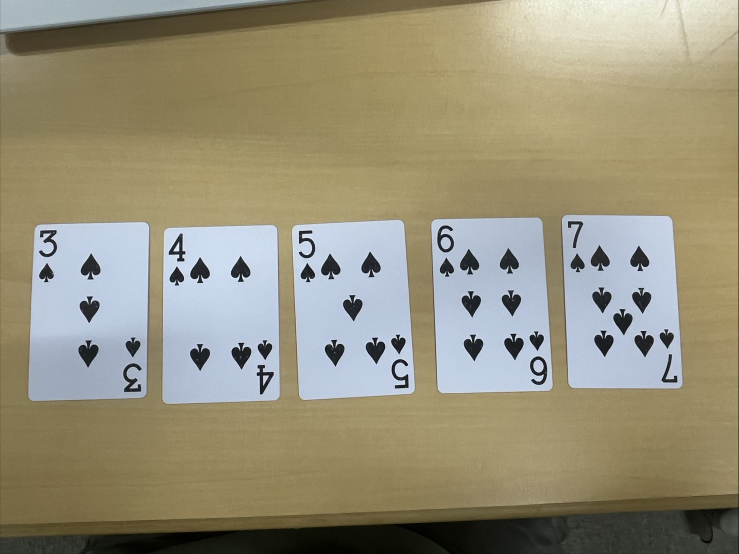
#> input picture cardproject/input_images/5card.jpg, 1478 x 1108 px (shown at 1/2 size)
$ python -i card_splitter.py   (imports and definitions only)
#> lines starting #> are read from the running program, lines starting #| are printed output that depends on the picture; after the words box and inside, x2 and y2 are one past the last pixel; in counts of white or black regions, pixels touching at a corner belong together
#> further down, picture is the input picture: shape (1108, 1478, 3); mean B, G, R 122, 144.8, 150.9
"""Multi-card detection and perspective correction.

Ported verbatim (algorithm unchanged) from the uploaded ``card_splitter_first.py``
research script. The only change is that ``process_image`` now works on an
in-memory BGR image array and returns the cropped card images as arrays, instead
of reading from / writing to disk. The detection logic (``detect_card_regions``,
``warp_card``) is identical to the original.
"""

from __future__ import annotations

import cv2
import numpy as np

# Output size of each straightened card crop.
#
# This must match the rank model's normalisation size (CARD_WIDTH/CARD_HEIGHT in
# _rank_pipeline.py = 600x900). The splitter used to emit 256x392 — a display
# size inherited from card_splitter_first.py — which the rank pipeline then
# stretched back up to 600x900. That threw away more than half the pixels of
# the rank glyph before the HOG features were computed. Cropping straight to
# the model's own size keeps the digits at the resolution the model was
# trained on.
CARD_W = 600
CARD_H = 900
PADDING_RATIO = 0.06


def order_points(pts: np.ndarray) -> np.ndarray:
    """Order 4 points as top-left, top-right, bottom-right, bottom-left."""
    pts = np.array(pts, dtype=np.float32)

    rect = np.zeros((4, 2), dtype=np.float32)

    s = pts.sum(axis=1)
    diff = np.diff(pts, axis=1).reshape(-1)

    rect[0] = pts[np.argmin(s)]       # top-left
    rect[2] = pts[np.argmax(s)]       # bottom-right
    rect[1] = pts[np.argmin(diff)]    # top-right
    rect[3] = pts[np.argmax(diff)]    # bottom-left

    return rect


def expand_box(box: np.ndarray, ratio: float = PADDING_RATIO) -> np.ndarray:
    """Grow the quad outward from its centre to add a small margin."""
    box = np.array(box, dtype=np.float32)
    center = np.mean(box, axis=0)
    expanded = center + (box - center) * (1.0 + ratio)
    return expanded


def warp_card(image: np.ndarray, box: np.ndarray,
              output_size: tuple[int, int] = (CARD_W, CARD_H)) -> np.ndarray:
    """Perspective-correct a (possibly rotated) card quad to a portrait crop."""
    rect = expand_box(order_points(box))

    tl, tr, br, bl = rect

    width_top = np.linalg.norm(tr - tl)
    width_bottom = np.linalg.norm(br - bl)
    height_right = np.linalg.norm(br - tr)
    height_left = np.linalg.norm(bl - tl)

    warp_w = max(int(max(width_top, width_bottom)), 1)
    warp_h = max(int(max(height_right, height_left)), 1)

    dst = np.array([
        [0, 0],
        [warp_w - 1, 0],
        [warp_w - 1, warp_h - 1],
        [0, warp_h - 1],
    ], dtype=np.float32)

    matrix = cv2.getPerspectiveTransform(rect, dst)
    warped = cv2.warpPerspective(image, matrix, (warp_w, warp_h))

    # If landscape, rotate to portrait.
    if warped.shape[1] > warped.shape[0]:
        warped = cv2.rotate(warped, cv2.ROTATE_90_CLOCKWISE)

    # INTER_AREA when shrinking (best for downscaling), INTER_CUBIC when the
    # card occupied fewer pixels than the target and has to be enlarged.
    shrinking = warped.shape[1] > output_size[0]
    warped = cv2.resize(
        warped,
        output_size,
        interpolation=cv2.INTER_AREA if shrinking else cv2.INTER_CUBIC,
    )
    return warped


def xyxy_from_box(box: np.ndarray) -> np.ndarray:
    x, y, w, h = cv2.boundingRect(box.astype(np.int32))
    return np.array([x, y, x + w, y + h], dtype=np.float32)


def bbox_iou(box_a: np.ndarray, box_b: np.ndarray) -> float:
    a = xyxy_from_box(box_a)
    b = xyxy_from_box(box_b)

    x1 = max(a[0], b[0])
    y1 = max(a[1], b[1])
    x2 = min(a[2], b[2])
    y2 = min(a[3], b[3])

    inter_w = max(0, x2 - x1)
    inter_h = max(0, y2 - y1)
    inter_area = inter_w * inter_h

    area_a = max(0, a[2] - a[0]) * max(0, a[3] - a[1])
    area_b = max(0, b[2] - b[0]) * max(0, b[3] - b[1])

    union = area_a + area_b - inter_area
    if union <= 0:
        return 0.0
    return float(inter_area / union)


def non_max_suppression(candidates: list[dict], iou_threshold: float = 0.3) -> list[dict]:
    selected: list[dict] = []
    for cand in candidates:
        keep = True
        for sel in selected:
            if bbox_iou(cand["box"], sel["box"]) > iou_threshold:
                keep = False
                break
        if keep:
            selected.append(cand)
    return selected


def detect_card_regions(
    image: np.ndarray, num_cards: int | None = None
) -> tuple[list[dict], np.ndarray]:
    """Detect card-shaped quads in a BGR image. Candidates are sorted left → right.

    ``num_cards`` reproduces ``card_splitter_first.py`` exactly: the N largest
    candidates are kept and everything else is discarded. Leaving it None keeps
    every candidate at least 30% of the largest one's area, which is only safe
    when nothing else card-shaped can be in frame.

    NOTE: the uploaded script contained a bug where this 30% filter was computed
    into ``selected`` and then immediately overwritten by
    ``selected = sorted(candidates, ...)`` — dropping the filter and returning
    every candidate. This port applies the filter as the comment intends
    (最大カード面積の30%以上なら採用する). Returns the selected candidates and the
    binary edge mask used for detection (for debugging).
    """
    img_h, img_w = image.shape[:2]
#> img_h = 1108; img_w = 1478
    image_area = img_h * img_w
#> image_area = 1637624

    gray = cv2.cvtColor(image, cv2.COLOR_BGR2GRAY)

    clahe = cv2.createCLAHE(clipLimit=2.0, tileGridSize=(8, 8))
    gray = clahe.apply(gray)
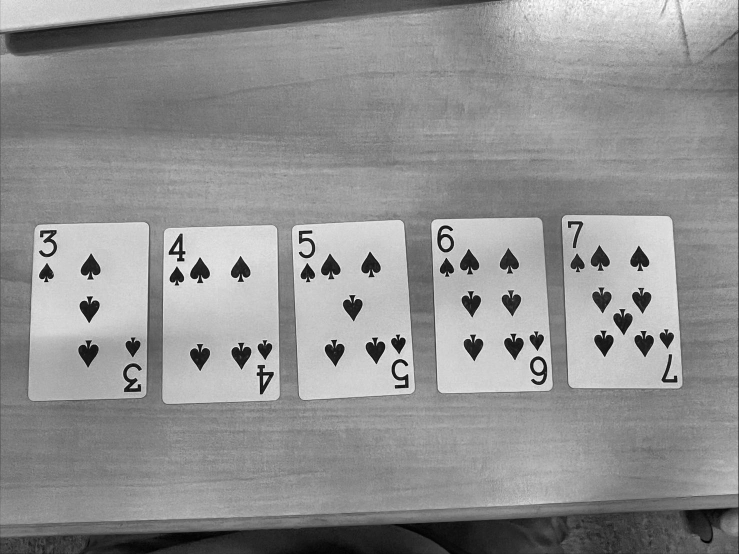
#> gray: shape (1108, 1478) (shown at 1/2 size); min 1, max 254, mean 144.3

    blur = cv2.GaussianBlur(gray, (5, 5), 0)

    median_val = np.median(blur)
#> median_val = 144
    lower = int(max(0, 0.66 * median_val))
#> lower = 95
    upper = int(min(255, 1.33 * median_val))
#> upper = 191
    edges = cv2.Canny(blur, lower, upper)
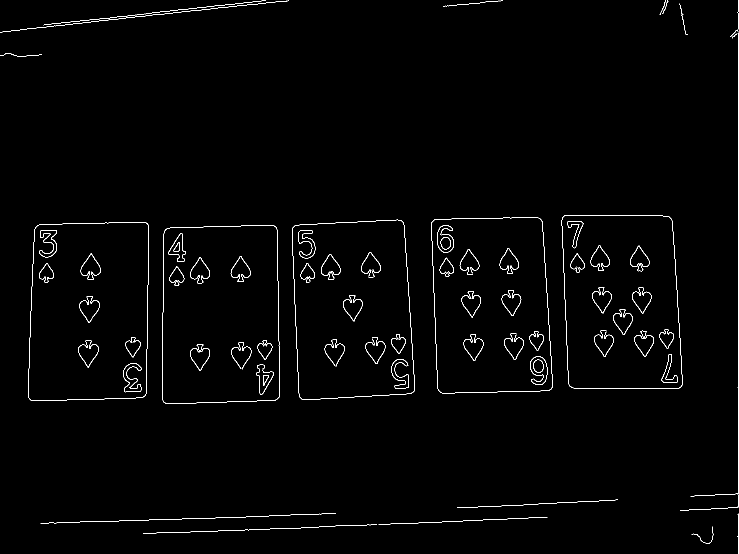
#> edges: shape (1108, 1478) (shown at 1/2 size); 1.2% white in thin lines or dots

    kernel = np.ones((7, 7), np.uint8)
    edges_closed = cv2.morphologyEx(edges, cv2.MORPH_CLOSE, kernel, iterations=2)
#> edges_closed: shape (1108, 1478); 3.1% white; 35 white regions, largest, box (x1, y1, x2, y2) and area: (862, 435, 1106, 787) 7344, (584, 439, 830, 800) 6713, (56, 444, 298, 802) 5927
    edges_closed = cv2.dilate(edges_closed, kernel, iterations=1)
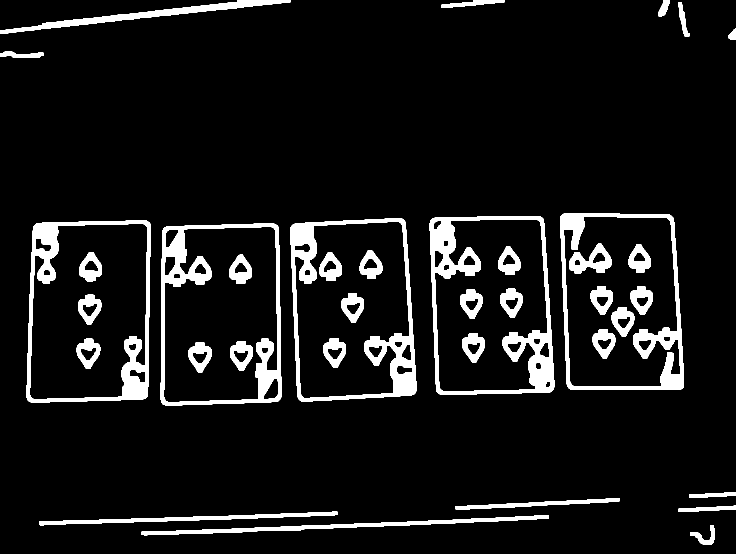
#> edges_closed: shape (1108, 1478) (shown at 1/2 size); 8.6% white; 35 white regions

    contours, _ = cv2.findContours(edges_closed, cv2.RETR_EXTERNAL, cv2.CHAIN_APPROX_SIMPLE)
#> contours = 15 contours; largest, box (x1, y1, x2, y2) and area: (53, 441, 301, 805) 85538, (321, 447, 563, 811) 84613, (581, 436, 833, 803) 83412, (859, 432, 1109, 790) 82160, (1120, 427, 1368, 780) 81124

    candidates: list[dict] = []

    for cnt in contours:
        area = cv2.contourArea(cnt)

        if area < image_area * 0.02:
            continue
        if area > image_area * 0.90:
            continue

        peri = cv2.arcLength(cnt, True)
        approx = cv2.approxPolyDP(cnt, 0.03 * peri, True)

        rect = cv2.minAreaRect(cnt)
        (cx, cy), (rw, rh), angle = rect

        if rw <= 0 or rh <= 0:
            continue

        rect_area = rw * rh
        if rect_area <= 0:
            continue

        aspect_ratio = max(rw, rh) / min(rw, rh)
        if not (1.15 <= aspect_ratio <= 1.85):
            continue

        extent = area / rect_area
        if extent < 0.45:
            continue

        num_vertices = len(approx)
        if num_vertices > 10:
            continue

        box = np.array(cv2.boxPoints(rect), dtype=np.float32)

        candidates.append({
            "box": box,
            "area": area,
            "aspect_ratio": aspect_ratio,
            "extent": extent,
            "vertices": num_vertices,
        })
#> this loop made 15 passes
#> area on passes 1, 2, 3, 4, 10, 11, 12, 13, 14, 15: 636.5, 5165, 3732, 2069, 627, 547.5, 6060, 412.5, 834.5, 5910.5
#> (area, peri, approx, cx, cy, rw, rh, angle) on passes 5, 6, 7, 9: (84613, 1181.1, [[551, 448], [327, 456], [325, 808], [561, 797]], 439.5, 628.4, 241.6, 361, -0.785), (85538.5, 1189, [[295, 442], [67, 452], [58, 803], [294, 793]], 176.8, 622.5, 366.5, 243, -89.12), (83412.5, 1185.4, [[806, 438], [582, 452], [600, 801], [831, 785]], 704.7, 618.9, 239.1, 357.3, -3.01), (81124, 1162.9, [[1125, 428], [1136, 775], [1364, 777], [1346, 435]], 1243.6, 603, 234.8, 361.4, -2.39)
#> after the loop, candidates = 5 items

    candidates = sorted(candidates, key=lambda x: x["area"], reverse=True)
    candidates = non_max_suppression(candidates, iou_threshold=0.3)
#> the loop in non_max_suppression, `for cand in candidates:` made 5 passes

    if num_cards is not None:
        # The research script's behaviour: take exactly the N largest candidates.
        # This is what keeps a phone, a betting slip or a hand in frame from
        # being served up as an extra "card" — anything past the Nth is dropped.
        selected = candidates[:num_cards]
    elif candidates:
        # No count known (the caller could not say how many cards to expect):
        # fall back to every candidate at least 30% of the largest one's area.
        largest_area = candidates[0]["area"]
#> largest_area = 85538.5
        selected = [c for c in candidates if c["area"] >= largest_area * 0.3]
#> selected = 5 items
    else:
        selected = []

    # Sort left → right (reading order for a row of cards on the table).
    selected = sorted(
        selected,
        key=lambda c: cv2.boundingRect(c["box"].astype(np.int32))[0],
    )

    return selected, edges_closed


def split_cards(image: np.ndarray, num_cards: int | None = None) -> list[np.ndarray]:
    """Detect and straighten cards, returning a list of BGR crop arrays.

    Ordered left → right. Pass ``num_cards`` whenever the caller knows how many
    cards are in frame — the live scanner does — so only that many are kept.
    """
    selected, _ = detect_card_regions(image, num_cards=num_cards)
#> selected = 5 items
    return [warp_card(image, card["box"]) for card in selected]
#> in warp_card, `warped = cv2.warpPerspective(image, matrix, (warp_w, warp_h))`:
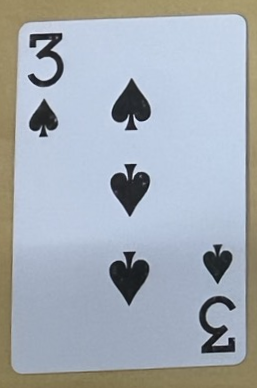
#> warped: shape (388, 257, 3); mean B, G, R 181, 172.6, 165
#> call 3 of warp_card, with box = array of shape (4, 2), output_size = (600, 900)
#> in warp_card (call 3), `rect = expand_box(order_points(box))`: rect = [[568.2, 436.5], [821.3, 423.1], [841.3, 801.4], [588.1, 814.7]]
#> in warp_card (call 3), `tl, tr, br, bl = rect`: tl = [568.2, 436.5]; tr = [821.3, 423.1]; br = [841.3, 801.4]; bl = [588.1, 814.7]
#> in warp_card (call 3), `width_top = np.linalg.norm(tr - tl)`: width_top = 253.5
#> in warp_card (call 3), `height_right = np.linalg.norm(br - tr)`: height_right = 378.7
#> in warp_card (call 3), `warp_w = max(int(max(width_top, width_bottom)), 1)`: warp_w = 253
#> in warp_card (call 3), `warp_h = max(int(max(height_right, height_left)), 1)`: warp_h = 378
#> in warp_card (call 3), `dst = np.array([ [0, 0], [warp_w - 1, 0], [warp_w - 1, warp_h - 1], [0..`: dst = [[0, 0], [252, 0], [252, 377], [0, 377]]
#> in warp_card (call 3), `matrix = cv2.getPerspectiveTransform(rect, dst)`: matrix = [[0.993, -0.0522, -541.3], [0.0523, 0.994, -463.6], [6.32e-10, -6.67e-11, 1]]
#> in warp_card (call 3), `warped = cv2.warpPerspective(image, matrix, (warp_w, warp_h))`:
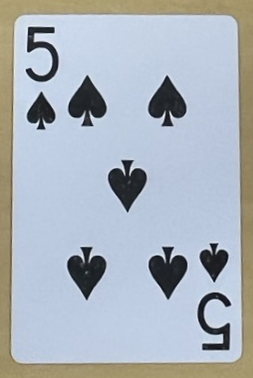
#> warped: shape (378, 253, 3); mean B, G, R 188.3, 179.6, 171.7
#> call 4 of warp_card, with box = array of shape (4, 2), output_size = (600, 900)
#> in warp_card (call 4), `rect = expand_box(order_points(box))`: rect = [[850.4, 425], [1101.6, 415.1], [1116.5, 794.4], [865.3, 804.3]]
#> in warp_card (call 4), `tl, tr, br, bl = rect`: tl = [850.4, 425]; tr = [1101.6, 415.1]; br = [1116.5, 794.4]; bl = [865.3, 804.3]
#> in warp_card (call 4), `width_top = np.linalg.norm(tr - tl)`: width_top = 251.4
#> in warp_card (call 4), `height_right = np.linalg.norm(br - tr)`: height_right = 379.6
#> in warp_card (call 4), `warp_w = max(int(max(width_top, width_bottom)), 1)`: warp_w = 251
#> in warp_card (call 4), `warp_h = max(int(max(height_right, height_left)), 1)`: warp_h = 379
#> in warp_card (call 4), `dst = np.array([ [0, 0], [warp_w - 1, 0], [warp_w - 1, warp_h - 1], [0..`: dst = [[0, 0], [250, 0], [250, 378], [0, 378]]
#> in warp_card (call 4), `matrix = cv2.getPerspectiveTransform(rect, dst)`: matrix = [[0.994, -0.039, -828.6], [0.039, 0.995, -456], [2.69e-10, -6.63e-10, 1]]
#> in warp_card (call 4), `warped = cv2.warpPerspective(image, matrix, (warp_w, warp_h))`:
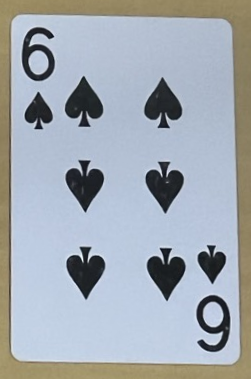
#> warped: shape (379, 251, 3); mean B, G, R 178.1, 170.1, 162.8
#> in warp_card (call 5), `rect = expand_box(order_points(box))`: rect = [[1111.3, 416.8], [1359.9, 406.4], [1375.8, 789.2], [1127.2, 799.6]]
#> in warp_card (call 5), `tl, tr, br, bl = rect`: tl = [1111.3, 416.8]; tr = [1359.9, 406.4]; br = [1375.8, 789.2]; bl = [1127.2, 799.6]
#> in warp_card (call 5), `width_top = np.linalg.norm(tr - tl)`: width_top = 248.8
#> in warp_card (call 5), `height_right = np.linalg.norm(br - tr)`: height_right = 383.1
#> in warp_card (call 5), `warp_w = max(int(max(width_top, width_bottom)), 1)`: warp_w = 248
#> in warp_card (call 5), `warp_h = max(int(max(height_right, height_left)), 1)`: warp_h = 383
#> in warp_card (call 5), `dst = np.array([ [0, 0], [warp_w - 1, 0], [warp_w - 1, warp_h - 1], [0..`: dst = [[0, 0], [247, 0], [247, 382], [0, 382]]
#> in warp_card (call 5), `matrix = cv2.getPerspectiveTransform(rect, dst)`: matrix = [[0.992, -0.0413, -1084.9], [0.0415, 0.996, -461.3], [6.38e-10, -5.33e-11, 1]]
#> in warp_card (call 5), `warped = cv2.warpPerspective(image, matrix, (warp_w, warp_h))`:
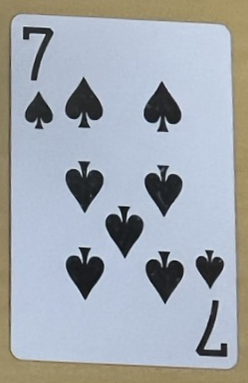
#> warped: shape (383, 248, 3); mean B, G, R 176, 169, 162.9

>>> import cv2
>>> picture = cv2.imread('../../../../cardproject/input_images/5card.jpg')
>>> result = split_cards(picture)
#> result = 5 items
